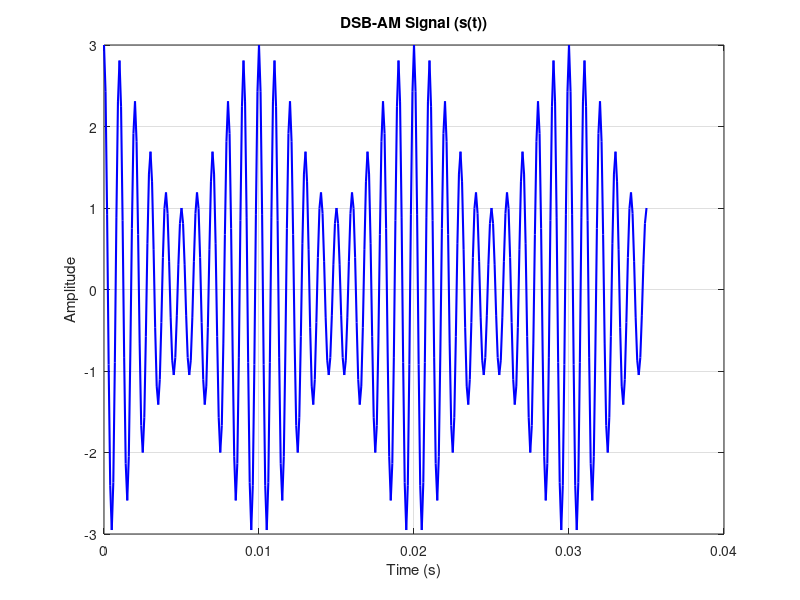
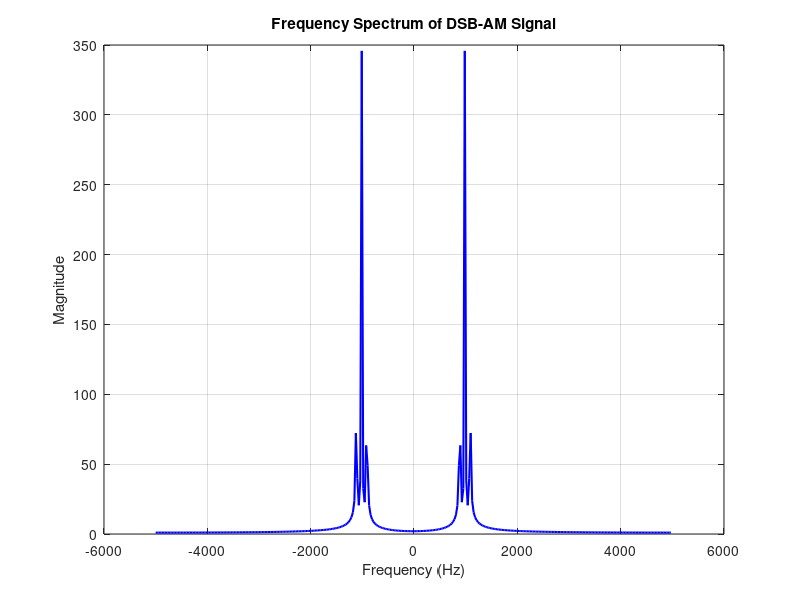
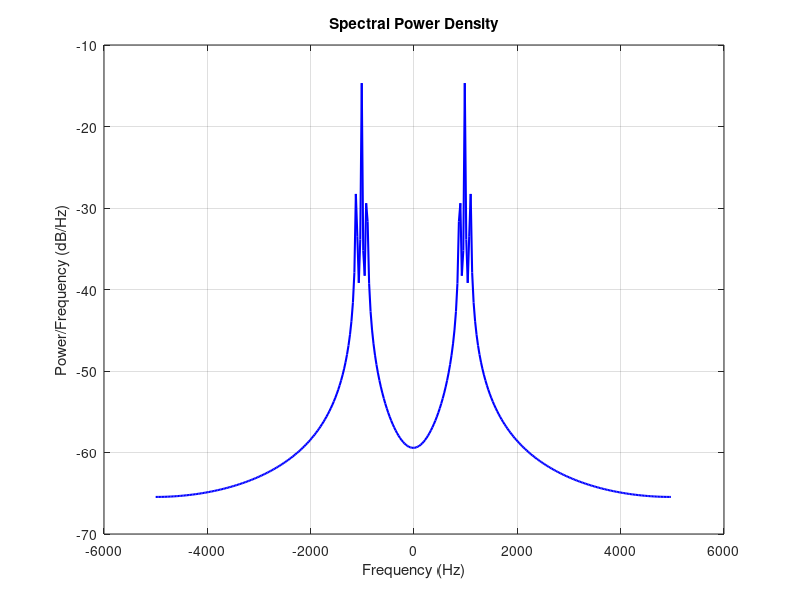

The MATLAB source for these figures, in order:
clc; clear; close all;

f_m=100;
f_c=1000;
A_m=1;
A_c=2;
mI=A_m/A_c; %Modulating Index
f_s=10000;
t = 0:1/f_s:0.035;

c = A_c * cos(2*pi*f_c*t );
m = A_m * cos(2*pi*f_m*t );

s = A_c * (1 + mI*cos(2*pi*f_m*t )).*cos(2*pi*f_c*t );%modulated signal(Conventioanl AM)

figure
plot(t, s, 'b', 'LineWidth', 1.5);
title('DSB-AM Signal (s(t))');
xlabel('Time (s)'); ylabel('Amplitude'); grid on;

n=length(t);
F=fft(s,n);
f= (-n/2:n/2-1) * f_s/n;

figure
%S_f = abs(fftshift(fft(s, n)));
%plot(f, S_f, 'k', 'LineWidth', 1.5);
plot(f, fftshift(abs(F)) , 'b', 'LineWidth', 1.5);
title('Frequency Spectrum of DSB-AM Signal');
xlabel('Frequency (Hz)'); ylabel('Magnitude'); grid on;

figure
PSD = (abs(F)/n).^2 / (f_s/n);
plot(f, 10*log10(fftshift(PSD)), 'b', 'LineWidth', 1.5);
title(" Spectral Power Density ");
xlabel("Frequency (Hz)");
ylabel(" Power/Frequency (dB/Hz) "); grid on


